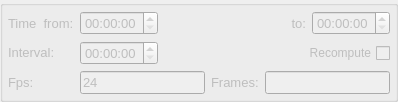
             <widget class="QGroupBox" name="groupBox_8">
              <property name="sizePolicy">
               <sizepolicy hsizetype="Expanding" vsizetype="Maximum">
                <horstretch>0</horstretch>
                <verstretch>0</verstretch>
               </sizepolicy>
              </property>
              <property name="title">
               <string/>
              </property>
              <layout class="QGridLayout" name="gridLayout_5">
               <property name="leftMargin">
                <number>5</number>
               </property>
               <property name="topMargin">
                <number>5</number>
               </property>
               <property name="rightMargin">
                <number>5</number>
               </property>
               <property name="bottomMargin">
                <number>5</number>
               </property>
               <item row="1" column="0">
                <layout class="QHBoxLayout" name="horizontalLayout_12">
                 <item>
                  <layout class="QVBoxLayout" name="verticalLayout_9">
                   <item>
                    <widget class="QLabel" name="label_1_From_2">
                     <property name="enabled">
                      <bool>false</bool>
                     </property>
                     <property name="font">
                      <font>
                       <pointsize>10</pointsize>
                       <italic>false</italic>
                      </font>
                     </property>
                     <property name="toolTip">
                      <string/>
                     </property>
                     <property name="text">
                      <string>Time  from:</string>
                     </property>
                    </widget>
                   </item>
                   <item>
                    <widget class="QLabel" name="label_1_Interval">
                     <property name="enabled">
                      <bool>false</bool>
                     </property>
                     <property name="font">
                      <font>
                       <pointsize>10</pointsize>
                       <italic>false</italic>
                      </font>
                     </property>
                     <property name="toolTip">
                      <string/>
                     </property>
                     <property name="text">
                      <string>Interval:</string>
                     </property>
                    </widget>
                   </item>
                   <item>
                    <widget class="QLabel" name="label_2_Fps">
                     <property name="enabled">
                      <bool>false</bool>
                     </property>
                     <property name="font">
                      <font>
                       <pointsize>10</pointsize>
                       <italic>false</italic>
                      </font>
                     </property>
                     <property name="toolTip">
                      <string/>
                     </property>
                     <property name="text">
                      <string>Fps:</string>
                     </property>
                    </widget>
                   </item>
                  </layout>
                 </item>
                 <item>
                  <layout class="QVBoxLayout" name="verticalLayout_11">
                   <item>
                    <layout class="QHBoxLayout" name="horizontalLayout_4">
                     <item>
                      <widget class="QTimeEdit" name="timeEdit_1_From">
                       <property name="enabled">
                        <bool>false</bool>
                       </property>
                       <property name="sizePolicy">
                        <sizepolicy hsizetype="Maximum" vsizetype="Fixed">
                         <horstretch>0</horstretch>
                         <verstretch>0</verstretch>
                        </sizepolicy>
                       </property>
                       <property name="font">
                        <font>
                         <pointsize>10</pointsize>
                         <italic>false</italic>
                        </font>
                       </property>
                       <property name="toolTip">
                        <string>Adjust the time for the beginnig of the sun path</string>
                       </property>
                      </widget>
                     </item>
                     <item>
                      <widget class="QLabel" name="label_1_To_2">
                       <property name="enabled">
                        <bool>false</bool>
                       </property>
                       <property name="font">
                        <font>
                         <pointsize>10</pointsize>
                         <italic>false</italic>
                        </font>
                       </property>
                       <property name="toolTip">
                        <string/>
                       </property>
                       <property name="text">
                        <string>to:</string>
                       </property>
                       <property name="alignment">
                        <set>Qt::AlignRight|Qt::AlignTrailing|Qt::AlignVCenter</set>
                       </property>
                      </widget>
                     </item>
                     <item>
                      <widget class="QTimeEdit" name="timeEdit_1_To">
                       <property name="enabled">
                        <bool>false</bool>
                       </property>
                       <property name="sizePolicy">
                        <sizepolicy hsizetype="Maximum" vsizetype="Fixed">
                         <horstretch>0</horstretch>
                         <verstretch>0</verstretch>
                        </sizepolicy>
                       </property>
                       <property name="font">
                        <font>
                         <pointsize>10</pointsize>
                         <italic>false</italic>
                        </font>
                       </property>
                       <property name="toolTip">
                        <string>Adjust the time for the end of the sun path</string>
                       </property>
                      </widget>
                     </item>
                    </layout>
                   </item>
                   <item>
                    <layout class="QHBoxLayout" name="horizontalLayout_11">
                     <property name="spacing">
                      <number>0</number>
                     </property>
                     <item>
                      <widget class="QTimeEdit" name="timeEdit_1_Interval">
                       <property name="enabled">
                        <bool>false</bool>
                       </property>
                       <property name="sizePolicy">
                        <sizepolicy hsizetype="Maximum" vsizetype="Fixed">
                         <horstretch>0</horstretch>
                         <verstretch>0</verstretch>
                        </sizepolicy>
                       </property>
                       <property name="font">
                        <font>
                         <pointsize>10</pointsize>
                         <italic>false</italic>
                        </font>
                       </property>
                       <property name="toolTip">
                        <string>Adjust the interval between each step of the solar path</string>
                       </property>
                       <property name="time">
                        <time>
                         <hour>0</hour>
                         <minute>0</minute>
                         <second>0</second>
                        </time>
                       </property>
                      </widget>
                     </item>
                     <item>
                      <spacer name="horizontalSpacer_4">
                       <property name="orientation">
                        <enum>Qt::Horizontal</enum>
                       </property>
                       <property name="sizeHint" stdset="0">
                        <size>
                         <width>40</width>
                         <height>20</height>
                        </size>
                       </property>
                      </spacer>
                     </item>
                     <item>
                      <widget class="QCheckBox" name="checkBox_2_Recompute">
                       <property name="enabled">
                        <bool>false</bool>
                       </property>
                       <property name="sizePolicy">
                        <sizepolicy hsizetype="Fixed" vsizetype="Fixed">
                         <horstretch>0</horstretch>
                         <verstretch>0</verstretch>
                        </sizepolicy>
                       </property>
                       <property name="font">
                        <font>
                         <pointsize>9</pointsize>
                         <italic>false</italic>
                        </font>
                       </property>
                       <property name="toolTip">
                        <string>Enable it if you need to animate objects as well</string>
                       </property>
                       <property name="layoutDirection">
                        <enum>Qt::RightToLeft</enum>
                       </property>
                       <property name="text">
                        <string>Recompute</string>
                       </property>
                      </widget>
                     </item>
                    </layout>
                   </item>
                   <item>
                    <layout class="QHBoxLayout" name="horizontalLayout_8">
                     <item>
                      <widget class="QLineEdit" name="lineEdit_2_Fps">
                       <property name="enabled">
                        <bool>false</bool>
                       </property>
                       <property name="sizePolicy">
                        <sizepolicy hsizetype="Maximum" vsizetype="Fixed">
                         <horstretch>0</horstretch>
                         <verstretch>0</verstretch>
                        </sizepolicy>
                       </property>
                       <property name="font">
                        <font>
                         <pointsize>10</pointsize>
                         <italic>false</italic>
                        </font>
                       </property>
                       <property name="toolTip">
                        <string>Enter the frames per second of the solar path animation</string>
                       </property>
                       <property name="text">
                        <string>24</string>
                       </property>
                      </widget>
                     </item>
                     <item>
                      <widget class="QLabel" name="label_Frames">
                       <property name="enabled">
                        <bool>false</bool>
                       </property>
                       <property name="font">
                        <font>
                         <pointsize>10</pointsize>
                         <italic>false</italic>
                        </font>
                       </property>
                       <property name="text">
                        <string>Frames:</string>
                       </property>
                      </widget>
                     </item>
                     <item>
                      <widget class="QLineEdit" name="lineEdit_Frames">
                       <property name="enabled">
                        <bool>false</bool>
                       </property>
                       <property name="sizePolicy">
                        <sizepolicy hsizetype="Maximum" vsizetype="Fixed">
                         <horstretch>0</horstretch>
                         <verstretch>0</verstretch>
                        </sizepolicy>
                       </property>
                       <property name="font">
                        <font>
                         <pointsize>10</pointsize>
                         <italic>false</italic>
                        </font>
                       </property>
                       <property name="toolTip">
                        <string>Show the resulting total frames</string>
                       </property>
                      </widget>
                     </item>
                    </layout>
                   </item>
                  </layout>
                 </item>
                </layout>
               </item>
              </layout>
             </widget>
